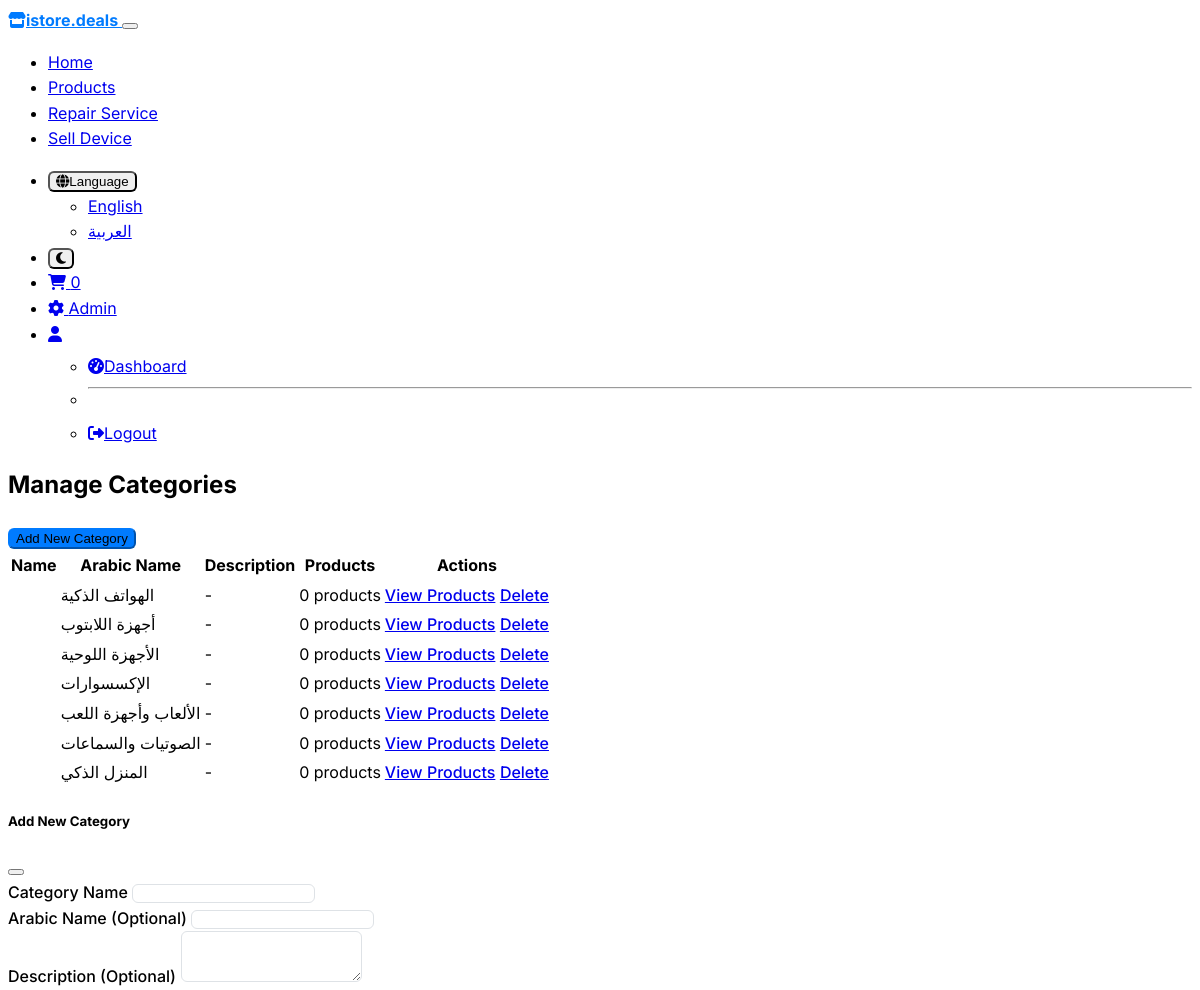
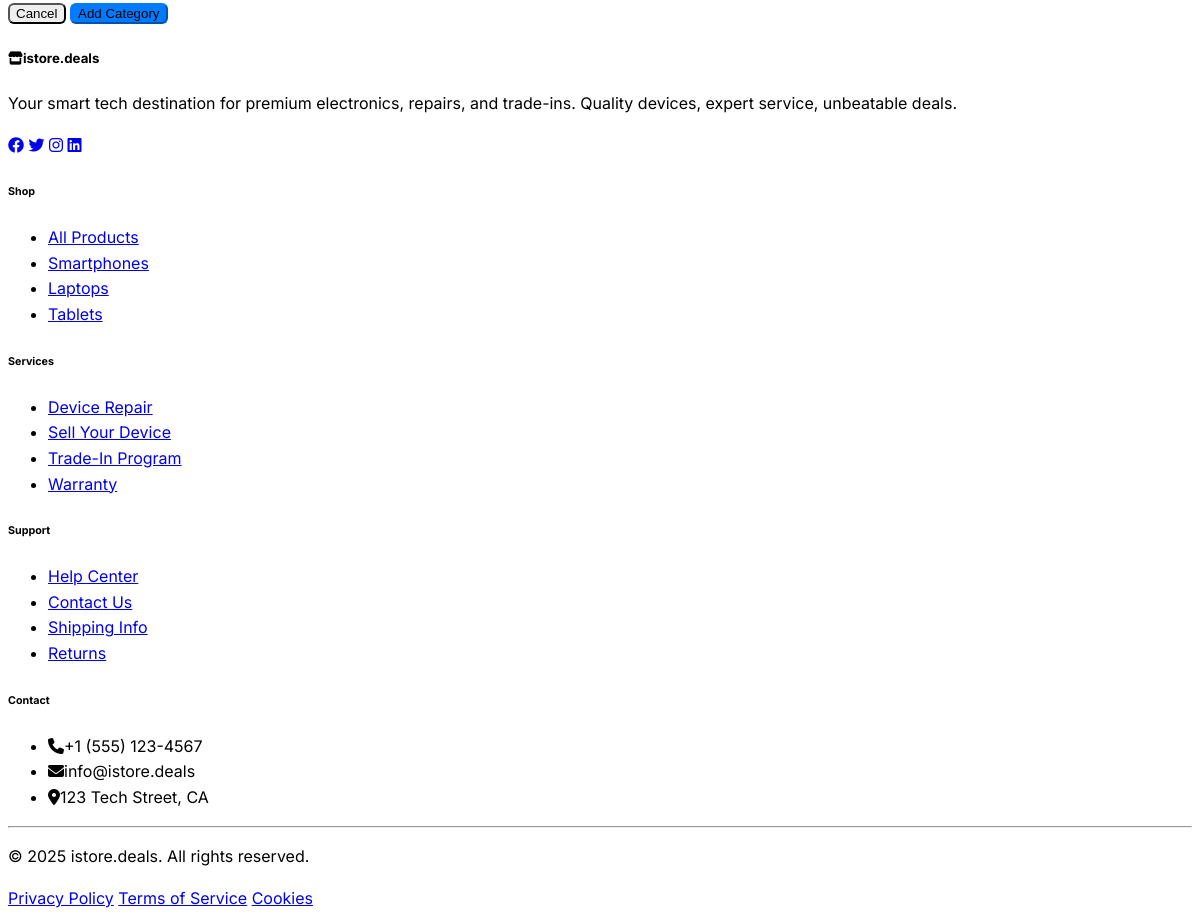
The app's page /admin/categories (signed in) with its own data (2 pictures, top to bottom).
### models.py (models this page shows, shortened)
class Category(db.Model):
    __tablename__ = 'categories'
    id = db.Column(db.Integer, primary_key=True)
    name_en = db.Column(db.String(100), nullable=False)  # English name
    name_ar = db.Column(db.String(100), nullable=False)  # Arabic name
    slug = db.Column(db.String(100), unique=True, nullable=False)  # For URL use
    is_active = db.Column(db.Boolean, default=True)  # Shown or hidden
    sort_order = db.Column(db.Integer, default=0)  # Order in lists
    created_at = db.Column(db.DateTime, default=datetime.utcnow)
    products = db.relationship('Product', backref='category', lazy=True)
    sell_requests = db.relationship('SellRequest', backref='category', lazy=True)

### routes_old.py (the view)
    def decorated_function(*args, **kwargs):
        if not current_user.is_authenticated or not current_user.is_admin:
            flash('You need administrator privileges to access this page.', 'error')
            return redirect(url_for('index'))
        return f(*args, **kwargs)

### templates/admin/categories.html (shortened to what this page needs)
{% extends "base.html" %}
{% block content %}
<div class="container py-4">
    <div class="d-flex justify-content-between align-items-center mb-4">
        <h2>Manage Categories</h2>
        <button class="btn btn-primary" data-bs-toggle="modal" data-bs-target="#addCategoryModal">Add New Category</button>
    </div>
    {% if categories %}
    <div class="card">
        <div class="card-body">
            <div class="table-responsive">
                <table class="table table-striped">
                    <thead>
                        <tr>
                            <th>Name</th>
                            <th>Arabic Name</th>
                            <th>Description</th>
                            <th>Products</th>
                            <th>Actions</th>
                        </tr>
                    </thead>
                    <tbody>
                        {% for category in categories %}
                        <tr>
                            <td><strong>{{ category.name }}</strong></td>
                            <td>{{ category.name_ar or '-' }}</td>
                            <td>{{ category.description or '-' }}</td>
                            <td>
                                <span class="badge bg-info">{{ category.products|length }} products</span>
                            </td>
                            <td>
                                <div class="btn-group" role="group">
                                    <a href="{{ url_for('products', category=category.id) }}" class="btn btn-sm btn-outline-info">View Products</a>
                                    <a href="{{ url_for('admin_delete_category', category_id=category.id) }}" class="btn btn-sm btn-outline-danger" onclick="return confirm('Are you sure you want to delete this category?')">Delete</a>
                                </div>
                            </td>
                        </tr>
                        {% endfor %}
                    </tbody>
                </table>
            </div>
        </div>
    </div>
    {% endif %}
</div>
<div class="modal fade" id="addCategoryModal" tabindex="-1">
    <div class="modal-dialog">
        <div class="modal-content">
            <div class="modal-header">
                <h5 class="modal-title">Add New Category</h5>
                <button type="button" class="btn-close" data-bs-dismiss="modal"></button>
            </div>
            <form method="POST" action="{{ url_for('admin_add_category') }}">
                <div class="modal-body">
                    <div class="mb-3">
                        <label for="name" class="form-label">Category Name</label>
                        <input type="text" class="form-control" id="name" name="name" required>
                    </div>
                    <div class="mb-3">
                        <label for="name_ar" class="form-label">Arabic Name (Optional)</label>
                        <input type="text" class="form-control" id="name_ar" name="name_ar">
                    </div>
                    <div class="mb-3">
                        <label for="description" class="form-label">Description (Optional)</label>
                        <textarea class="form-control" id="description" name="description" rows="3"></textarea>
                    </div>
                </div>
                <div class="modal-footer">
                    <button type="button" class="btn btn-secondary" data-bs-dismiss="modal">Cancel</button>
                    <button type="submit" class="btn btn-primary">Add Category</button>
                </div>
            </form>
        </div>
    </div>
</div>
{% endblock %}

### templates/base.html (shortened to what this page needs)
<!DOCTYPE html>
<html lang="{{ current_lang }}" dir="{{ 'rtl' if current_lang == 'ar' else 'ltr' }}" data-bs-theme="light">
<head>
    <link href="https://cdn.replit.com/agent/bootstrap-agent-dark-theme.min.css" rel="stylesheet">
    <link href="https://cdnjs.cloudflare.com/ajax/libs/font-awesome/6.4.0/css/all.min.css" rel="stylesheet">
    <link href="{{ url_for('static', filename='css/style.css') }}" rel="stylesheet">
</head>
<body>
    <nav class="navbar navbar-expand-lg navbar-light bg-light shadow-sm sticky-top">
        <div class="container">
            <a class="navbar-brand fw-bold fs-3" href="{{ url_for('index') }}">
                <i class="fas fa-store text-primary me-2"></i>{{ get_text('site_title') }}
            </a>
            <button class="navbar-toggler" type="button" data-bs-toggle="collapse" data-bs-target="#navbarNav">
            </button>
            <div class="collapse navbar-collapse" id="navbarNav">
                <ul class="navbar-nav me-auto">
                    <li class="nav-item">
                        <a class="nav-link fw-medium" href="{{ url_for('index') }}">{{ get_text('nav.home') }}</a>
                    </li>
                    <li class="nav-item">
                        <a class="nav-link fw-medium" href="{{ url_for('products') }}">{{ get_text('nav.products') }}</a>
                    </li>
                    <li class="nav-item">
                        <a class="nav-link fw-medium" href="{{ url_for('repair_service') }}">{{ get_text('nav.repair') }}</a>
                    </li>
                    <li class="nav-item">
                        <a class="nav-link fw-medium" href="{{ url_for('sell_device') }}">{{ get_text('nav.sell') }}</a>
                    </li>
                </ul>
                <ul class="navbar-nav align-items-center">
                    <li class="nav-item me-3">
                        <div class="dropdown">
                            <button class="btn btn-outline-secondary btn-sm dropdown-toggle" type="button" id="languageDropdown" data-bs-toggle="dropdown" aria-expanded="false">
                                <i class="fas fa-globe me-1"></i>{{ get_text('common.language') }}
                            </button>
                            <ul class="dropdown-menu" aria-labelledby="languageDropdown">
                                <li><a class="dropdown-item" href="{{ url_for('set_language_route', lang='en') }}">{{ get_text('common.english') }}</a></li>
                                <li><a class="dropdown-item" href="{{ url_for('set_language_route', lang='ar') }}">{{ get_text('common.arabic') }}</a></li>
                            </ul>
                        </div>
                    </li>
                    <li class="nav-item me-3">
                        <button class="btn btn-outline-secondary btn-sm" id="darkModeToggle" aria-label="Toggle dark mode">
                            <i class="fas fa-moon"></i>
                        </button>
                    </li>
                    {% if current_user.is_authenticated %}
                        <li class="nav-item me-2">
                            <a class="nav-link position-relative" href="{{ url_for('cart') }}">
                                <i class="fas fa-shopping-cart fs-5"></i>
                                <span class="position-absolute top-0 start-100 translate-middle badge rounded-pill bg-danger">
                                    0
                                </span>
                            </a>
                        </li>
                        {% if current_user.is_admin %}
                            <li class="nav-item me-2">
                                <a class="nav-link" href="{{ url_for('admin_dashboard') }}">
                                    <i class="fas fa-cog"></i> Admin
                                </a>
                            </li>
                        {% endif %}
                        <li class="nav-item dropdown">
                            <a class="nav-link dropdown-toggle d-flex align-items-center" href="#" id="navbarDropdown" role="button" data-bs-toggle="dropdown">
                                <div class="bg-primary rounded-circle d-flex align-items-center justify-content-center me-2" style="width: 32px; height: 32px;">
                                    <i class="fas fa-user text-white"></i>
                                </div>
                            </a>
                            <ul class="dropdown-menu dropdown-menu-end">
                                <li><a class="dropdown-item" href="{{ url_for('user_dashboard') }}"><i class="fas fa-tachometer-alt me-2"></i>Dashboard</a></li>
                                <li><hr class="dropdown-divider"></li>
                                <li><a class="dropdown-item" href="{{ url_for('logout') }}"><i class="fas fa-sign-out-alt me-2"></i>Logout</a></li>
                            </ul>
                        </li>
                    {% endif %}
                </ul>
            </div>
        </div>
    </nav>
    <main>
        {% block content %}{% endblock %}
    </main>
    <footer class="bg-dark text-white py-5 mt-5">
        <div class="container">
            <div class="row g-4">
                <div class="col-lg-4">
                    <h5 class="fw-bold mb-3">
                        <i class="fas fa-store text-primary me-2"></i>istore.deals
                    </h5>
                    <p class="mb-3">Your smart tech destination for premium electronics, repairs, and trade-ins. Quality devices, expert service, unbeatable deals.</p>
                    <div class="d-flex gap-3">
                        <a href="#" class="text-white-50 fs-5"><i class="fab fa-facebook"></i></a>
                        <a href="#" class="text-white-50 fs-5"><i class="fab fa-twitter"></i></a>
                        <a href="#" class="text-white-50 fs-5"><i class="fab fa-instagram"></i></a>
                        <a href="#" class="text-white-50 fs-5"><i class="fab fa-linkedin"></i></a>
                    </div>
                </div>
                <div class="col-lg-2 col-md-4">
                    <h6 class="fw-semibold mb-3">Shop</h6>
                    <ul class="list-unstyled">
                        <li class="mb-2"><a href="{{ url_for('products') }}" class="text-white-50 text-decoration-none">All Products</a></li>
                        <li class="mb-2"><a href="{{ url_for('products', category=1) }}" class="text-white-50 text-decoration-none">Smartphones</a></li>
                        <li class="mb-2"><a href="{{ url_for('products', category=2) }}" class="text-white-50 text-decoration-none">Laptops</a></li>
                        <li class="mb-2"><a href="{{ url_for('products', category=3) }}" class="text-white-50 text-decoration-none">Tablets</a></li>
                    </ul>
                </div>
                <div class="col-lg-2 col-md-4">
                    <h6 class="fw-semibold mb-3">Services</h6>
                    <ul class="list-unstyled">
                        <li class="mb-2"><a href="{{ url_for('repair_service') }}" class="text-white-50 text-decoration-none">Device Repair</a></li>
                        <li class="mb-2"><a href="{{ url_for('sell_device') }}" class="text-white-50 text-decoration-none">Sell Your Device</a></li>
                        <li class="mb-2"><a href="#" class="text-white-50 text-decoration-none">Trade-In Program</a></li>
                        <li class="mb-2"><a href="#" class="text-white-50 text-decoration-none">Warranty</a></li>
                    </ul>
                </div>
                <div class="col-lg-2 col-md-4">
                    <h6 class="fw-semibold mb-3">Support</h6>
                    <ul class="list-unstyled">
                        <li class="mb-2"><a href="#" class="text-white-50 text-decoration-none">Help Center</a></li>
                        <li class="mb-2"><a href="#" class="text-white-50 text-decoration-none">Contact Us</a></li>
                        <li class="mb-2"><a href="#" class="text-white-50 text-decoration-none">Shipping Info</a></li>
                        <li class="mb-2"><a href="#" class="text-white-50 text-decoration-none">Returns</a></li>
                    </ul>
                </div>
                <div class="col-lg-2">
                    <h6 class="fw-semibold mb-3">Contact</h6>
                    <ul class="list-unstyled">
                        <li class="mb-2 text-white-50"><i class="fas fa-phone me-2"></i>+1 (555) 123-4567</li>
                        <li class="mb-2 text-white-50"><i class="fas fa-envelope me-2"></i>info@istore.deals</li>
                        <li class="mb-2 text-white-50"><i class="fas fa-map-marker-alt me-2"></i>123 Tech Street, CA</li>
                    </ul>
                </div>
            </div>
            <hr class="my-4">
            <div class="row align-items-center">
                <div class="col-md-6">
                    <p class="mb-0 text-white-50">&copy; 2025 istore.deals. All rights reserved.</p>
                </div>
                <div class="col-md-6 text-md-end">
                    <a href="#" class="text-white-50 text-decoration-none me-3">Privacy Policy</a>
                    <a href="#" class="text-white-50 text-decoration-none me-3">Terms of Service</a>
                    <a href="#" class="text-white-50 text-decoration-none">Cookies</a>
                </div>
            </div>
        </div>
    </footer>
</body>
</html>

### records on screen
Category: name_ar "الهواتف الذكية", description "-", products|length "0"
Category: name_ar "أجهزة اللابتوب", description "-", products|length "0"
Category: name_ar "الأجهزة اللوحية", description "-", products|length "0"
Category: name_ar "الإكسسوارات", description "-", products|length "0"
Category: name_ar "الألعاب وأجهزة اللعب", description "-", products|length "0"
Category: name_ar "الصوتيات والسماعات", description "-", products|length "0"
Category: name_ar "المنزل الذكي", description "-", products|length "0"

### other values on screen
{{ get_text('site_title') }} "istore.deals"
{{ get_text('nav.home') }} "Home"
{{ get_text('nav.products') }} "Products"
{{ get_text('nav.repair') }} "Repair Service"
{{ get_text('nav.sell') }} "Sell Device"
{{ get_text('common.language') }} "Language"
{{ get_text('common.english') }} "English"
{{ get_text('common.arabic') }} "العربية"
